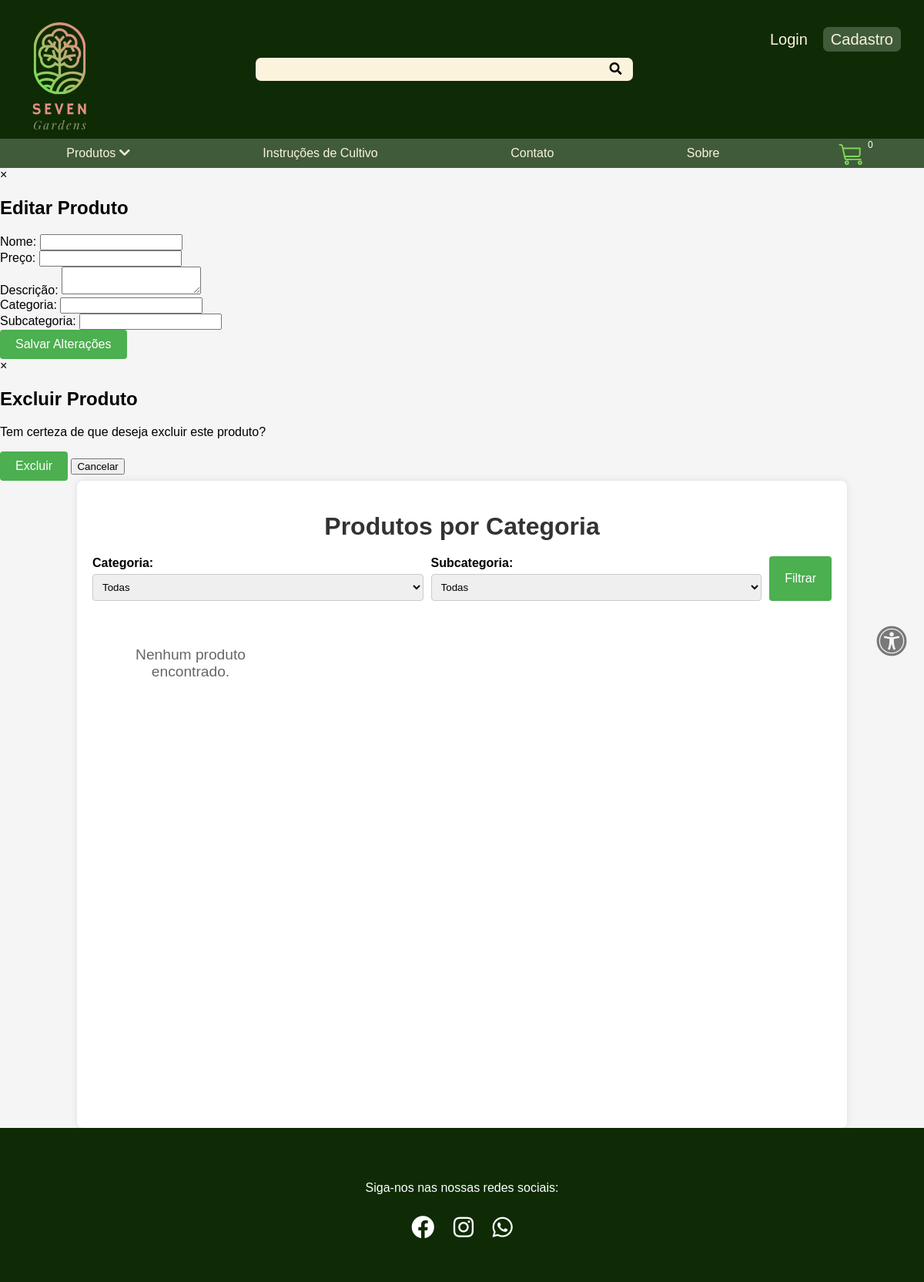
The app's page /Front-end/html/categoria.php?categoria=Enxertos, older data.
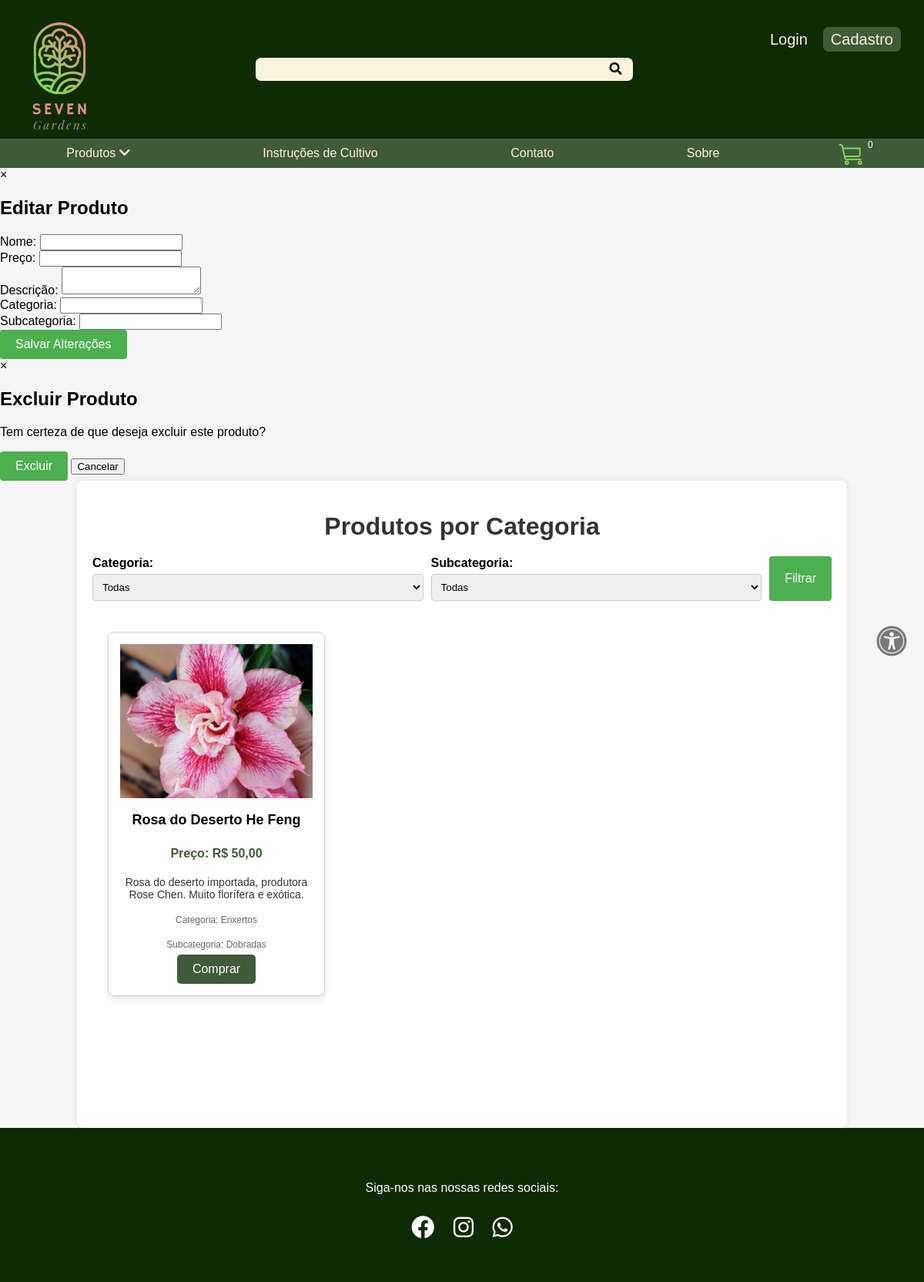
The same page, newer data.
### tables this page shows
CREATE TABLE `produto` (
  `idProduto` int(11) NOT NULL,
  `nome` varchar(100) NOT NULL,
  `preco` decimal(10,2) NOT NULL,
  `descricao` varchar(255) NOT NULL,
  `categoria` varchar(50) NOT NULL,
  `subcategoria` varchar(50) NOT NULL,
  `imagem` varchar(255) DEFAULT NULL
);

### Front-end/html/categoria.php (the view, shortened to what this page needs)
<?php
$isUserMasterOrColaborador = isset($_SESSION['usuario_tipo']) && in_array($_SESSION['usuario_tipo'], ['Master', 'Colaborador']);
$categoria = isset($_GET['categoria']) ? $_GET['categoria'] : '';
$query = "SELECT * FROM produto WHERE categoria = :categoria";
$stmt = $pdo->prepare($query);
$stmt->bindParam(':categoria', $categoria, PDO::PARAM_STR);
$stmt->execute();
$produtos = $stmt->fetchAll(PDO::FETCH_ASSOC);
?>
<!DOCTYPE html>
<html lang="en">
<head>
  <link rel="stylesheet" href="../css/header.css">
  <link rel="stylesheet" href="../css/Card-produtos.css">
  <link rel="stylesheet" href="../css/catalogo.css">
  <link rel="stylesheet" href="https://cdnjs.cloudflare.com/ajax/libs/font-awesome/5.15.4/css/all.min.css">
</head>
<body>
  <?php include('../../header.php'); ?>
  <div class="container">
    <h1>Produtos por Categoria</h1>
    <form method="GET" action="categoria.php">
      <div class="filters">
        <div class="filter">
          <label for="categoria">Categoria:</label>
          <select name="categoria" id="categoria">
            <option value="">Todas</option>
          </select>
        </div>
        <div class="filter">
          <label for="subcategoria">Subcategoria:</label>
          <select name="subcategoria" id="subcategoria">
            <option value="">Todas</option>
          </select>
        </div>
        <button type="submit">Filtrar</button>
      </div>
    </form>
    <div class="bloco-produtos">
      <?php if (isset($produtos) && count($produtos) > 0) : ?>
        <?php foreach ($produtos as $produto) : ?>
          <div class="produto-card">
            <img class="imgProduto" src="../../<?= htmlspecialchars($produto['imagem']) ?>" alt="<?= htmlspecialchars($produto['nome']) ?>">
            <h3><?= htmlspecialchars($produto['nome']) ?></h3>
            <p class="preco">Preço: R$ <?= number_format($produto['preco'], 2, ',', '.') ?></p>
            <p class="descricao"><?= htmlspecialchars($produto['descricao']) ?></p>
            <p class="categoria">Categoria: <?= htmlspecialchars($produto['categoria']) ?></p>
            <p class="subcategoria">Subcategoria: <?= htmlspecialchars($produto['subcategoria']) ?></p>
            <?php if ($isUserMasterOrColaborador) : ?>
              <div>
                <button class='editar-btn' data-id='<?= htmlspecialchars($produto['idProduto']) ?>' data-nome='<?= htmlspecialchars($produto['nome']) ?>' data-preco='<?= htmlspecialchars($produto['preco']) ?>' data-descricao='<?= htmlspecialchars($produto['descricao']) ?>' data-categoria='<?= htmlspecialchars($produto['categoria']) ?>' data-subcategoria='<?= htmlspecialchars($produto['subcategoria']) ?>'>Editar</button>
                <button class='excluir-btn' data-id='<?= htmlspecialchars($produto['idProduto']) ?>'>Excluir</button>
              </div>
            <?php else : ?>
              <button class='comprar-btn' data-id='<?= htmlspecialchars($produto['idProduto']) ?>' onclick="adicionarAoCarrinho(<?= htmlspecialchars($produto['idProduto']) ?>, '<?= htmlspecialchars($produto['nome']) ?>', <?= htmlspecialchars($produto['preco']) ?>, '<?= htmlspecialchars($produto['imagem']) ?>')">Comprar</button>
            <?php endif; ?>
          </div>
        <?php endforeach; ?>
      <?php else : ?>
        <p class="nenhum-produto">Nenhum produto encontrado.</p>
      <?php endif; ?>
    </div>
  </div>
  <section id="accessibility-section">
    <i class="fas fa-universal-access" id="accessibility-icon"></i>
  </section>
  <footer>
    <div class="social-icons">
      <p>Siga-nos nas nossas redes sociais:</p>
      <a href="https://www.facebook.com/profile.php?id=100063959239107" class="icon" target="_blank"><i class="fab fa-facebook"></i></a>
      <a href="https://www.instagram.com/polen_azul?utm_source=ig_web_button_share_sheet&igsh=ZDNlZDc0MzIxNw==" class="icon" target="_blank"><i class="fab fa-instagram"></i></a>
      <a href="https://www.whatsapp.com/catalog/5521981510975/?app_absent=0" class="icon" target="_blank"><i class="fab fa-whatsapp"></i></a>
    </div>
  </footer>
</body>
</html>

Row changes from the older to the newer data that the page shows:
added produto: imagem (picture), nome "Rosa do Deserto He Feng", preco "50,00", descricao "Rosa do deserto importada, produtora Rose Chen. Muito florífera e exótica.", categoria "Enxertos", subcategoria "Dobradas"
Text that changed along with them:
text no longer shown: "Nenhum produto encontrado."
